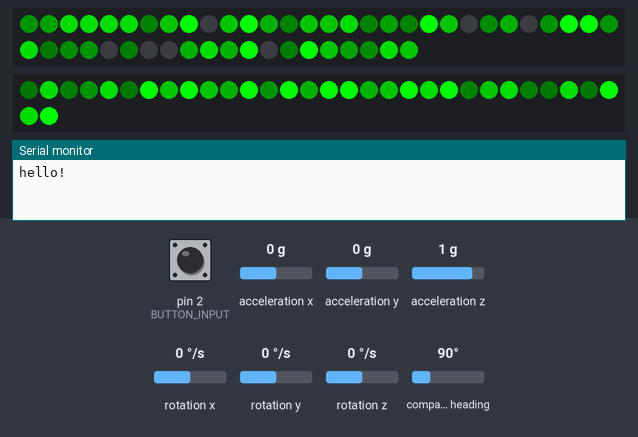
Recording of a sketch running on a simulated Arduino Uno, built with avr-gcc and run on an emulated ATmega328P. Parts: 50 RGB LEDs in strip order, left to right, continuing on the next row, 32 RGB LEDs in strip order, left to right, continuing on the next row, the last lines printed to the serial monitor. The inputs (shaded band) are chosen by the test bench; at power-on: compass heading 90°, pin 2 (BUTTON_INPUT) HIGH, acceleration x 0 g, acceleration y 0 g, acceleration z 1 g, rotation x 0 °/s, rotation y 0 °/s, rotation z 0 °/s. Random numbers use the default seed unless the sketch sets one.

Above: at 2.26 s.
2.3 s: compass heading set to 274°
At 2.36 s:
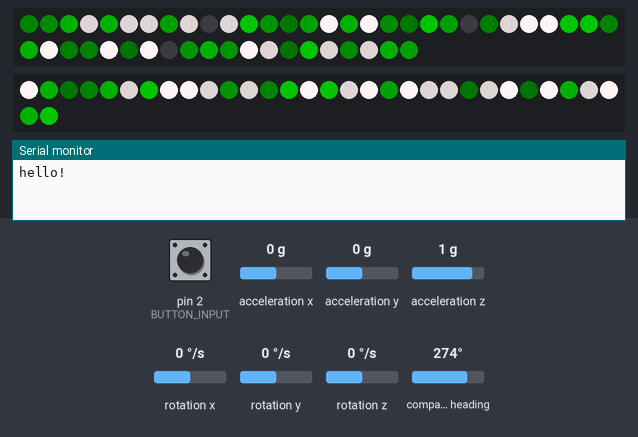
3.9 s: pin 2 (BUTTON_INPUT) pulled LOW for 0.15 s
At 4.11 s:
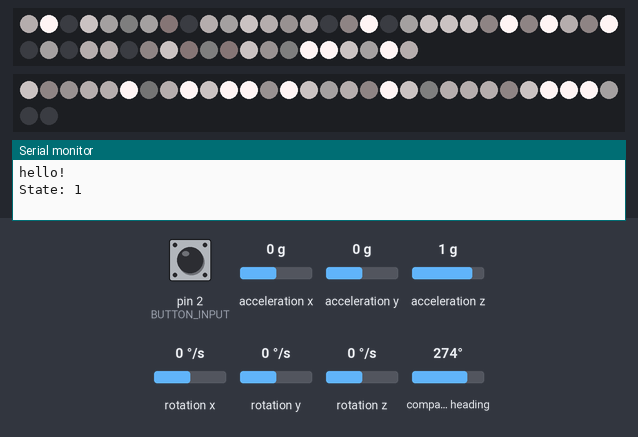
4.6 s: acceleration x set to -1.4 g
At 6.01 s:
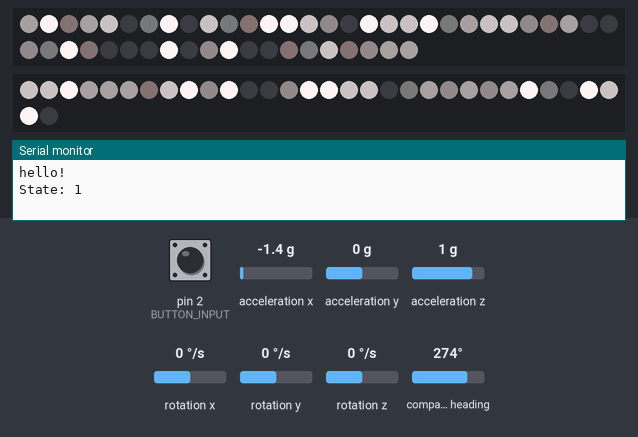
7.6 s: compass heading set to 266°
At 8.15 s:
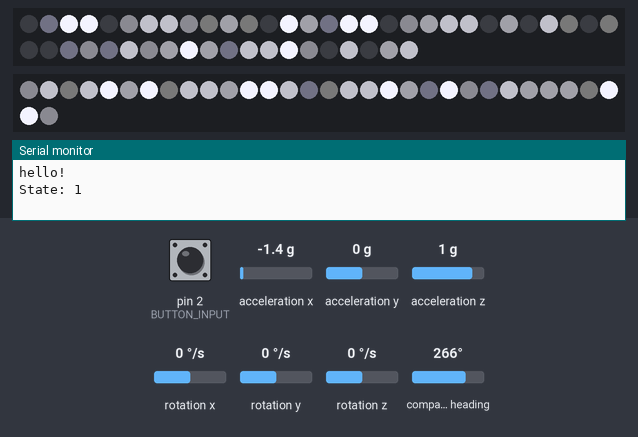
12.4 s: compass heading set to 352°
At 13.01 s:
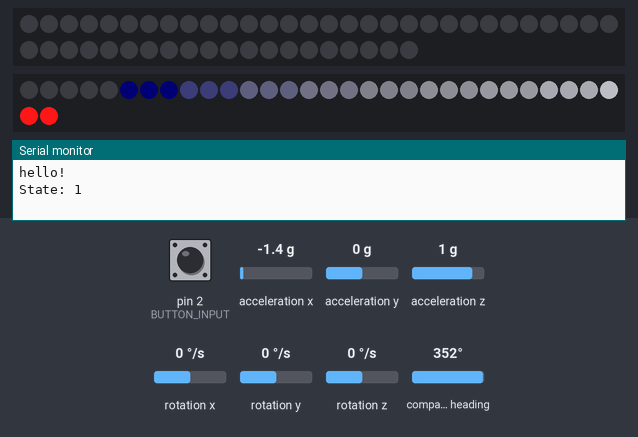

The sketch:

sparkle.ino
```cpp
#include <FastLED.h>
#include <Wire.h>
#include <Adafruit_Sensor.h>
#include <Adafruit_BNO055.h>
#include <utility/imumaths.h>

#define LION_BIKE 1
//#define KIKI_BIKE 1

#ifdef LION_BIKE
#define FRAME_NUM_LEDS   50
#define TAIL_NUM_LEDS    32
#endif

#ifdef KIKI_BIKE
#define FRAME_NUM_LEDS   58
#define TAIL_NUM_LEDS    33
#endif

#define NUM_LEDS FRAME_NUM_LEDS + TAIL_NUM_LEDS
#define CHASE_DELAY_TIME                55
#define CHASE_GROUP_SIZE                 3
#define SPARKLE_LED_ON_TIME             40
#define MOTION_ACCEL_SENSE_THRESHOLD     2
#define MOTION_GYRO_SENSE_THRESHOLD      1
#define SPARKLECOUNT                    10
#define CHASE_FADE_RATE                100
#define SPARKLE_FADE_RATE              100
#define IDLE_TIMEOUT                   100

#define BUTTON_INPUT      2
#define BUTTON_GND        9
#define FRAME_DATA_PIN   12
#define FRAME_CLOCK_PIN  10
#define TAIL_DATA_PIN    11
#define TAIL_CLOCK_PIN   13

CRGB leds[FRAME_NUM_LEDS];
CRGB tail_leds[FRAME_NUM_LEDS];

Adafruit_BNO055 bno = Adafruit_BNO055(55);
int buttonState = 0;  // variable for reading the pushbutton status.
int state = 0;;

int idleCounter = 0;
bool idleState;

struct xyzvector {
  double x;
  double y;
  double z;
};

xyzvector prevAccelValues, prevGyroValues;

void ledReMap(int index, uint32_t color) {
  if (index > TAIL_NUM_LEDS) {
    // This is on main frame.
    leds[index - TAIL_NUM_LEDS] = color;
  } else {
    // This is on the tail, which is beginning of array, and reverse order.
    tail_leds[TAIL_NUM_LEDS - index] = color;
  }
}

void setup() {
  Wire.begin();          // join i2c bus (address optional for master).
  Serial.begin(115200);  // start serial communication at 115200bps.
  Serial.println("hello!");
  LEDS.addLeds<WS2801, FRAME_DATA_PIN, FRAME_CLOCK_PIN, RGB>(leds, FRAME_NUM_LEDS);
  LEDS.addLeds<WS2801, TAIL_DATA_PIN, TAIL_CLOCK_PIN, RGB>(tail_leds, TAIL_NUM_LEDS);

  pinMode(BUTTON_GND, OUTPUT);    //button source.
  digitalWrite(BUTTON_GND, LOW);  //button source (turn into a ground).
  pinMode(BUTTON_INPUT, INPUT_PULLUP);
  attachInterrupt(digitalPinToInterrupt(BUTTON_INPUT), changeState, RISING);

  if(!bno.begin()) {
    /* There was a problem detecting the BNO055 ... check your connections */
    Serial.println("Ooops, no BNO055 detected ... Check your wiring or I2C ADDR!");
    while(1);
  }
  delay(1000);
    bno.setExtCrystalUse(true);
}

void loop() {
  if (isMotion(getAccel(), getGyro())) {
    idleCounter = 0;
  } else {
    if (idleCounter < IDLE_TIMEOUT) {
      idleCounter++;
    }
  }
  if (state == 2) {
    chaseMode(colorWheel360(getCompassHeading()));
  } else if (idleCounter == IDLE_TIMEOUT) {
    chaseMode(colorWheel360(getCompassHeading()));
  } else {
    sparkle(getCompassHeading());
  }
}  //end main loop.

void changeState() {
  static unsigned long last_interrupt_time = 0;
  unsigned long interrupt_time = millis();
    // If interrupts come faster than 200ms, assume it's a bounce and ignore
  if (interrupt_time - last_interrupt_time > 200) {
    if (state == 2)
      state = 0;
    else
      state++;
  }
  last_interrupt_time = interrupt_time;
  Serial.println((String)"State: " + state);
}

void chaseMode(uint32_t color) {
  // Head towards handle bars.
  for (int ledIndex = 0; ledIndex < NUM_LEDS; ledIndex += CHASE_GROUP_SIZE) {
    for (int groupIndex = ledIndex; (groupIndex < ledIndex + CHASE_GROUP_SIZE) && (groupIndex < NUM_LEDS); groupIndex++) {
      //leds[groupIndex] = color;
      ledReMap(groupIndex, color);
    }
    LEDS.show();
    delay(CHASE_DELAY_TIME);
    fadeToBlackBy(leds, FRAME_NUM_LEDS, CHASE_FADE_RATE);
    fadeToBlackBy(tail_leds, TAIL_NUM_LEDS, CHASE_FADE_RATE);
    // Kick out if motion detected.
    if (isMotion(getAccel(), getGyro()) && state <= 1) {
      fadeToBlackBy(leds, FRAME_NUM_LEDS, 255);
      fadeToBlackBy(tail_leds, TAIL_NUM_LEDS, 255);
      idleCounter = 0;
      return;
    }
  }
  // Return back from handle bars.
  for (int ledIndex = NUM_LEDS - 1; ledIndex >= 0; ledIndex -= CHASE_GROUP_SIZE) {
    for (int groupIndex = ledIndex; (groupIndex > ledIndex - CHASE_GROUP_SIZE) && (groupIndex >= 0); groupIndex--) {
      //leds[groupIndex] = color;
      ledReMap(groupIndex, color);
    }
    LEDS.show();
    delay(CHASE_DELAY_TIME);
    fadeToBlackBy(leds, FRAME_NUM_LEDS, CHASE_FADE_RATE);
    fadeToBlackBy(tail_leds, TAIL_NUM_LEDS, CHASE_FADE_RATE);
    // Kick out if motion detected.
    if (isMotion(getAccel(), getGyro()) && state == 0) {
      fadeToBlackBy(leds, FRAME_NUM_LEDS, 255);
      fadeToBlackBy(tail_leds, TAIL_NUM_LEDS, 255);
      idleCounter = 0;
      return;
    }
  }
}

struct xyzvector getAccel() {
  xyzvector accel;
  imu::Vector<3> accelVector = bno.getVector(Adafruit_BNO055::VECTOR_ACCELEROMETER);
  accel.x = abs(accelVector.x());
  accel.y = abs(accelVector.y());
  accel.z = abs(accelVector.z());
  return accel;
}

struct xyzvector getGyro() {
  xyzvector gyro;
  imu::Vector<3> gyroVector = bno.getVector(Adafruit_BNO055::VECTOR_GYROSCOPE);
  gyro.x = abs(gyroVector.x());
  gyro.y = abs(gyroVector.y());
  gyro.z = abs(gyroVector.z());
  return gyro;
}

int getCompassHeading() {
  // Get a new sensor event.
  sensors_event_t event;
  bno.getEvent(&event);
  return event.orientation.x;
}

void sparkle(int compassHeading) {
  for (int i=0; i < SPARKLECOUNT; i++) {
    leds[random(FRAME_NUM_LEDS)] = colorWheel360(compassHeading);
    tail_leds[random(TAIL_NUM_LEDS)] = colorWheel360(compassHeading);
  }
  LEDS.show();
  delay(SPARKLE_LED_ON_TIME);
  if (state == 1) {
    fadeToBlackBy(leds, FRAME_NUM_LEDS, 150);
    fadeToBlackBy(tail_leds, TAIL_NUM_LEDS, 150);
  } else {
    fadeToBlackBy(leds, FRAME_NUM_LEDS, SPARKLE_FADE_RATE);
    fadeToBlackBy(tail_leds, TAIL_NUM_LEDS, SPARKLE_FADE_RATE);
  }
  LEDS.show();
}

bool isMotion(xyzvector accelValues, xyzvector gyroValues) {
  bool motion = false;
  if (abs(accelValues.x - prevAccelValues.x) > MOTION_ACCEL_SENSE_THRESHOLD ||
    abs(accelValues.y - prevAccelValues.y) > MOTION_ACCEL_SENSE_THRESHOLD ||
    abs(accelValues.z - prevAccelValues.z) > MOTION_ACCEL_SENSE_THRESHOLD ||
    abs(gyroValues.x - prevGyroValues.x) > MOTION_GYRO_SENSE_THRESHOLD ||
    abs(gyroValues.y - prevGyroValues.y) > MOTION_GYRO_SENSE_THRESHOLD ||
    abs(gyroValues.z - prevGyroValues.z) > MOTION_GYRO_SENSE_THRESHOLD
  ) {
    //Serial.println(abs(accelValues.x - prevAccelValues.x));
    //Serial.println(abs(accelValues.y - prevAccelValues.y));
    //Serial.println(abs(accelValues.z - prevAccelValues.z));
    //Serial.println(abs(gyroValues.x - prevGyroValues.x));
    motion = true;
  } else {
    motion = false;
  }
  prevAccelValues.x = accelValues.x;
  prevAccelValues.y = accelValues.y;
  prevAccelValues.z = accelValues.z;
  prevGyroValues.x = gyroValues.x;
  prevGyroValues.y = gyroValues.y;
  prevGyroValues.z = gyroValues.z;
  return motion;
}

// Create a 24 bit color value from R,G,B
uint32_t Color(byte r, byte g, byte b) {
  uint32_t fullColor;
  fullColor = r;
  fullColor <<= 8;
  fullColor |= g;
  fullColor <<= 8;
  fullColor |= b;
  return fullColor;
}

uint32_t reScaler(int unscaledNum, int minOUT, int maxOUT, int minIN, int maxIN) {
  return (maxOUT - minOUT) * (unscaledNum - minIN) / (maxIN - minIN) + minOUT;
}

uint32_t colorWheel360(int WheelPos) {
  int colorVal = reScaler((WheelPos % 90), 0, 255, 0, 90);
  if (WheelPos < 90)
    return Color(255 - colorVal, colorVal, 0);  //fading out red, fading in green
  else if (WheelPos >= 90 && WheelPos < 180)
    return Color(0, 255 - colorVal, colorVal);  //fading in blue, fading out green
    else if (WheelPos >= 180 && WheelPos < 270)
      return Color(colorVal, colorVal, 255);  //fading in white, fading out blue
      else if (WheelPos >= 270)
        return Color(255, 255 - colorVal, 255 - colorVal);  //fading in red, fading out white
}
```
